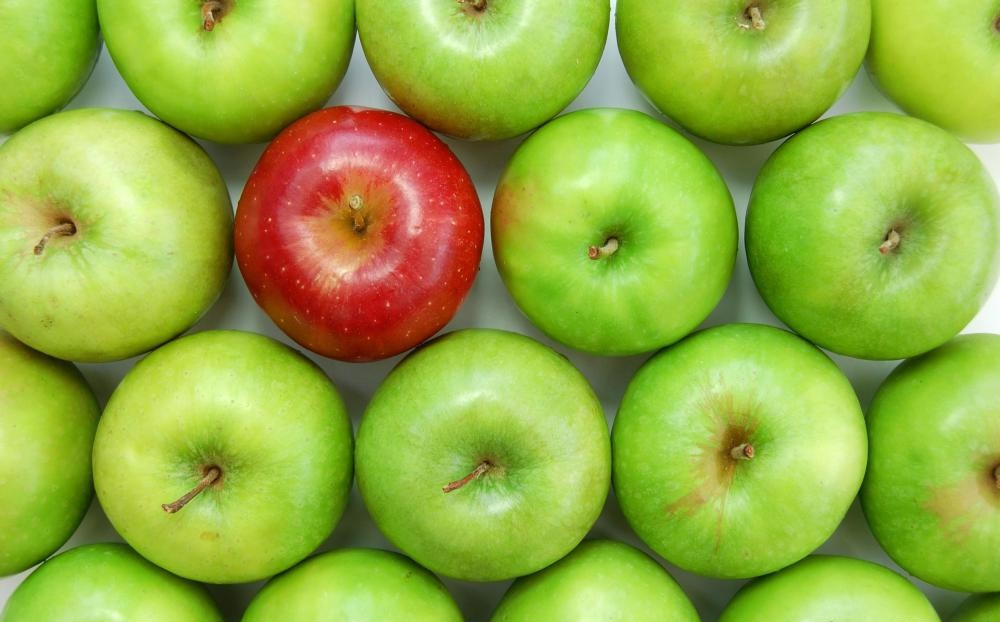
//> input picture AddingAndRemovingNoiseWithObjectCount/image.jpg, 1000 x 622 px
$ ./Source ../AddingAndRemovingNoiseWithObjectCount/image.jpg   (built with g++ and OpenCV 4)
//> lines starting //> are read from the running program, lines starting //| are printed output that depends on the picture; after the words box and inside, x2 and y2 are one past the last pixel; in counts of white or black regions, pixels touching at a corner belong together
#include <opencv2/core/core.hpp>
#include <opencv2/highgui/highgui.hpp>
#include <iostream>
#include <opencv2\imgproc\imgproc.hpp>
#include <windows.h>
#include <tchar.h>

using namespace cv;
using namespace std;

int minx, miny, maxx, maxy, avgx, avgy, rad;

void putBlack(Mat img, int y, int x)
{
	img.at<Vec3b>(y, x)[0] = saturate_cast<uchar>(0);
	img.at<Vec3b>(y, x)[1] = saturate_cast<uchar>(0);
	img.at<Vec3b>(y, x)[2] = saturate_cast<uchar>(0);
}

void putWhite(Mat img, int y, int x)
{
	img.at<Vec3b>(y, x)[0] = saturate_cast<uchar>(255);
	img.at<Vec3b>(y, x)[1] = saturate_cast<uchar>(255);
	img.at<Vec3b>(y, x)[2] = saturate_cast<uchar>(255);
}

cv::Mat imageBrighten(Mat image)
{
	// Increasing the brightness by 50.

	Mat imgBright = Mat::zeros(image.size(), image.type());
	for (int y = 0; y < image.rows; y++)
	{
		for (int x = 0; x < image.cols; x++)
		{
			for (int c = 0; c < 3; c++)
			{
				imgBright.at<Vec3b>(y, x)[c] = saturate_cast<uchar>((image.at<Vec3b>(y, x)[c]) + 50);
			}
		}
	}

	return imgBright;
}

cv::Mat cvt2HSV(Mat image)
{
	//Converting into HSV color space

	Mat imgHSV = Mat::zeros(image.size(), image.type());

	double r, g, b, h, s, v, max, min, delta;
	for (int y = 0; y < image.rows; y++)
	{
		for (int x = 0; x < image.cols; x++)
		{

			b = (double)image.at<Vec3b>(y, x)[0] / 255;
			g = (double)image.at<Vec3b>(y, x)[1] / 255;
			r = (double)image.at<Vec3b>(y, x)[2] / 255;

			min = r < g ? r : g;
			min = min < b ? min : b;

			max = r > g ? r : g;
			max = max > b ? max : b;
			//cout << max << "	" << min;
			v = max * 255.0;

			imgHSV.at<Vec3b>(y, x)[2] = saturate_cast<uchar>(v);

			delta = max - min;

			if (delta == 0)
			{
				h = 0;
			}
			else
			{
				if (r == max)
					h = 60 * (g - b) / delta;
				else
				{
					if (g == max)
						h = 60 * (((b - r) / delta) + 2);
					else
						h = 60 * (((r - g) / delta) + 4);
				}
			}

			if (h < 0)
			{
				h = h + 360;
			}

			//cout << h;
			h = h / 2;
			imgHSV.at<Vec3b>(y, x)[0] = saturate_cast<uchar>(h);

			if (max != 0.0) {
				s = (delta / max);
			}
			else {
				s = 0.0;
			}

			s = s * 255.0;
			imgHSV.at<Vec3b>(y, x)[1] = saturate_cast<uchar>(s);
		}
	}

	return imgHSV;
}

cv::Mat ODRGB(Mat image)
{
	//Object detection in RGB Domain - imgMaskRBG

	Mat imgMaskRGB = Mat::zeros(image.size(), image.type());
	int b, g, r;

	for (int y = 0; y < imgMaskRGB.rows; y++)
	{
		for (int x = 0; x < imgMaskRGB.cols; x++)
		{
			b = image.at<Vec3b>(y, x)[0];
			g = image.at<Vec3b>(y, x)[1];
			r = image.at<Vec3b>(y, x)[2];
			if (r > 140)
			{
				if (g < 120)
					putWhite(imgMaskRGB, y, x);
				else
					putBlack(imgMaskRGB, y, x);
			}
			else
			{
				putBlack(imgMaskRGB, y, x);
			}
		}
	}

	for (int i = 0; i < 10; i++)
	{
		medianBlur(imgMaskRGB, imgMaskRGB, 5);
	}

	minx = imgMaskRGB.rows, miny = minx = imgMaskRGB.cols;
	maxx = 0, maxy = 0;

	for (int y = 0; y < imgMaskRGB.rows; y++)
	{
		for (int x = 0; x < imgMaskRGB.cols; x++)
		{
			if (imgMaskRGB.at<Vec3b>(y, x)[2])
			{
				if (minx > x)
					minx = x;
				if (maxx < x)
					maxx = x;
			}
		}
	}

	for (int y = 0; y < imgMaskRGB.cols; y++)
	{
		for (int x = 0; x < imgMaskRGB.rows; x++)
		{
			if (imgMaskRGB.at<Vec3b>(x, y)[2])
			{
				if (miny > x)
					miny = x;
				if (maxy < x)
					maxy = x;
			}
		}
	}
	avgx = (minx + maxx) / 2;
	avgy = (miny + maxy) / 2;

	rad = ((maxx - minx) / 2) >((maxy - miny) / 2) ? ((maxx - minx) / 2) : ((maxy - miny) / 2);

	circle(imgMaskRGB, Point(avgx, avgy), rad, Scalar(0, 0, 255), 3, LINE_8);

	return imgMaskRGB;

}

cv::Mat ODHSV(Mat image)
{

	//Object detection in HSV Domain - imgMaskHSV

	Mat imgMaskHSV = Mat::zeros(image.size(), image.type());
	int h, s, v;

	for (int y = 0; y < imgMaskHSV.rows; y++)
	{
		for (int x = 0; x < imgMaskHSV.cols; x++)
		{
			h = image.at<Vec3b>(y, x)[0];
			s = image.at<Vec3b>(y, x)[1];
			v = image.at<Vec3b>(y, x)[2];
			if ((h > 0 && h < 12) || (h > 170 && h < 180))
			{
				if (s > 70 && v > 50)
					putWhite(imgMaskHSV, y, x);
				else
					putBlack(imgMaskHSV, y, x);
			}
			else
			{
				putBlack(imgMaskHSV, y, x);
			}
		}
	}


	for (int i = 0; i < 10; i++)
	{
		medianBlur(imgMaskHSV, imgMaskHSV, 5);
	}

	minx = imgMaskHSV.rows, miny = minx = imgMaskHSV.cols;
	maxx = 0, maxy = 0;

	for (int y = 0; y < imgMaskHSV.rows; y++)
	{
		for (int x = 0; x < imgMaskHSV.cols; x++)
		{
			if (imgMaskHSV.at<Vec3b>(y, x)[2])
			{
				if (minx > x)
					minx = x;
				if (maxx < x)
					maxx = x;
			}
		}
	}

	for (int y = 0; y < imgMaskHSV.cols; y++)
	{
		for (int x = 0; x < imgMaskHSV.rows; x++)
		{
			if (imgMaskHSV.at<Vec3b>(x, y)[2])
			{
				if (miny > x)
					miny = x;
				if (maxy < x)
					maxy = x;
			}
		}
	}
	avgx = (minx + maxx) / 2;
	avgy = (miny + maxy) / 2;

	rad = ((maxx - minx) / 2) >((maxy - miny) / 2) ? ((maxx - minx) / 2) : ((maxy - miny) / 2);

	circle(imgMaskHSV, Point(avgx, avgy), rad, Scalar(0, 0, 255), 3, LINE_8);

	return imgMaskHSV;
}

cv::Mat ChangingColorsHSV(Mat image)
{
	//ChangingColors
	Mat imgCC = Mat::zeros(image.size(), image.type());
	cvtColor(image, imgCC, CV_BGR2HSV);
	for (int y = 0; y < imgCC.rows; y++)
	{
		for (int x = 0; x < imgCC.cols; x++)
		{
			Vec3b color = imgCC.at<Vec3b>(Point(x, y));
			if (color[0] > 0 && color[0] < 20)
			{
				imgCC.at<Vec3b>(Point(x, y))[0] = color[0] + 45;
			}
			else if (color[0] > 160)
			{
				imgCC.at<Vec3b>(Point(x, y))[0] = color[0] / 4;
			}
			else if (color[0] > 30 && color[0] < 80)
			{
				imgCC.at<Vec3b>(Point(x, y))[0] = color[0] * 0.05;
			}
		}
	}
	cvtColor(imgCC, imgCC, CV_HSV2BGR);

	return imgCC;
}

cv::Mat ChangingColorsRGB(Mat image)
{
	Mat imgCC = Mat::zeros(image.size(), image.type());
	for (int y = 0; y < imgCC.rows; y++)
	{
		for (int x = 0; x < imgCC.cols; x++)
		{
			imgCC.at<Vec3b>(Point(x, y))[0] = image.at<Vec3b>(Point(x, y))[0];
			imgCC.at<Vec3b>(Point(x, y))[1] = image.at<Vec3b>(Point(x, y))[2];
			imgCC.at<Vec3b>(Point(x, y))[2] = image.at<Vec3b>(Point(x, y))[1];
		}
	}
	return imgCC;
}

int main(int argc, char** argv)
{

	Mat image = imread(argv[1], IMREAD_COLOR);						// Read the file
//> image is the input picture: 622 rows x 1000 cols, CV_8UC3; mean B, G, R 64.3, 172.9, 147.9

	if (!image.data)                                                // Check for invalid input
	{
		cout << "Could not open or find the image" << std::endl;
		return -1;
	}
	namedWindow("Original Image", WINDOW_AUTOSIZE);					// Create a window for display.
	imshow("Original Image", image);

	Mat imgBright = imageBrighten(image);
//> after the loop in imageBrighten, `for (int y = 0; y < image.rows; y++)`:
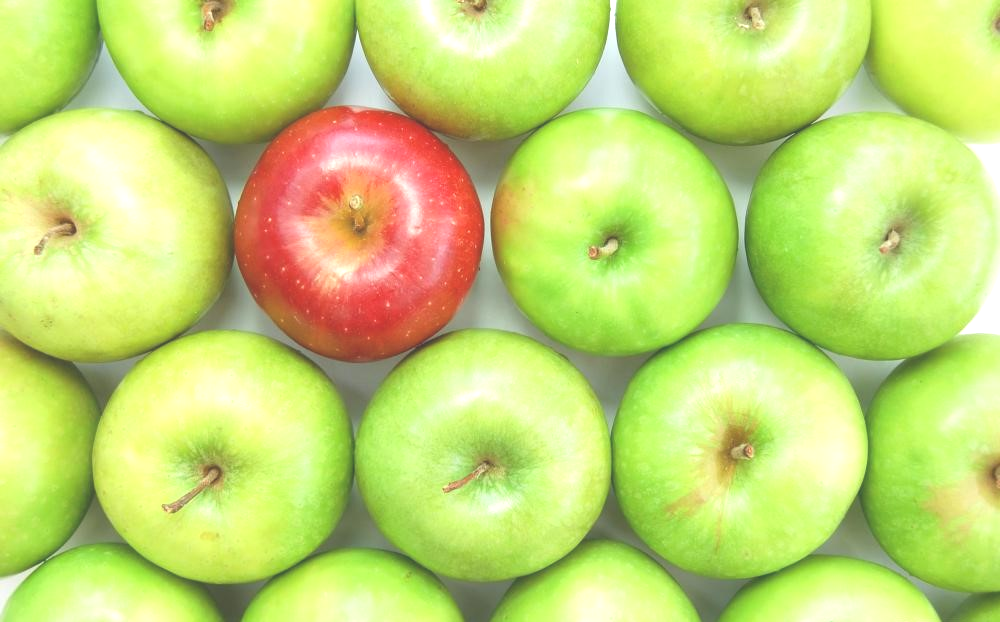
//> imgBright: 622 rows x 1000 cols, CV_8UC3; mean B, G, R 114.2, 216.6, 197.1
	namedWindow("Brightened Image", WINDOW_AUTOSIZE);
	imshow("Brightened Image", imgBright);

	Mat convertedOGimage = cvt2HSV(image);
//> the loop in cvt2HSV, `for (int y = 0; y < image.rows; y++)` made 622 passes
//> (b, g, r, min, max, v) on passes 1 to 3: (0.22, 0.749, 0.569, 0.22, 0.749, 191), (0.224, 0.753, 0.573, 0.224, 0.753, 192), (0.22, 0.749, 0.576, 0.22, 0.749, 191)
//> after the loop in cvt2HSV, `for (int y = 0; y < image.rows; y++)`:
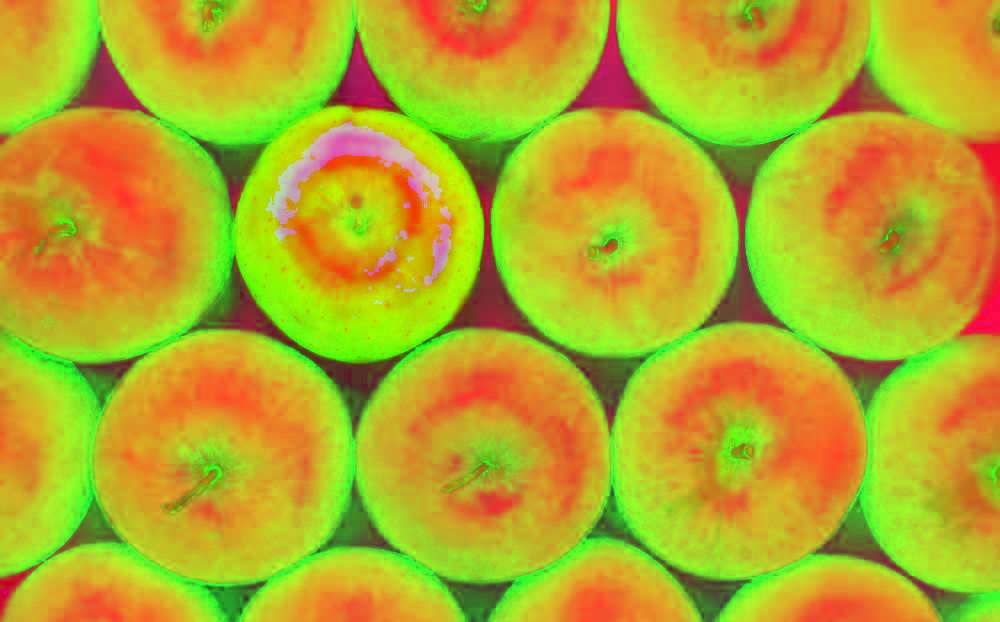
//> imgHSV: 622 rows x 1000 cols, CV_8UC3; mean B, G, R 39.1, 169.9, 182.5
//> after the loop in cvt2HSV, `for (int y = 0; y < image.rows; y++)`: b = 0.0784; g = 0.667; r = 0.431; min = 0.0784; max = 0.667; v = 170; h = 42; s = 225
	Mat convertedBrightenedimage = cvt2HSV(imgBright);
//> the loop in cvt2HSV (call 2), `for (int y = 0; y < image.rows; y++)` made 622 passes
//> (b, g, r, min, max, v) on passes 1 to 3: (0.416, 0.945, 0.765, 0.416, 0.945, 241), (0.42, 0.949, 0.769, 0.42, 0.949, 242), (0.416, 0.945, 0.773, 0.416, 0.945, 241)
//> after the loop in cvt2HSV (call 2), `for (int y = 0; y < image.rows; y++)`:
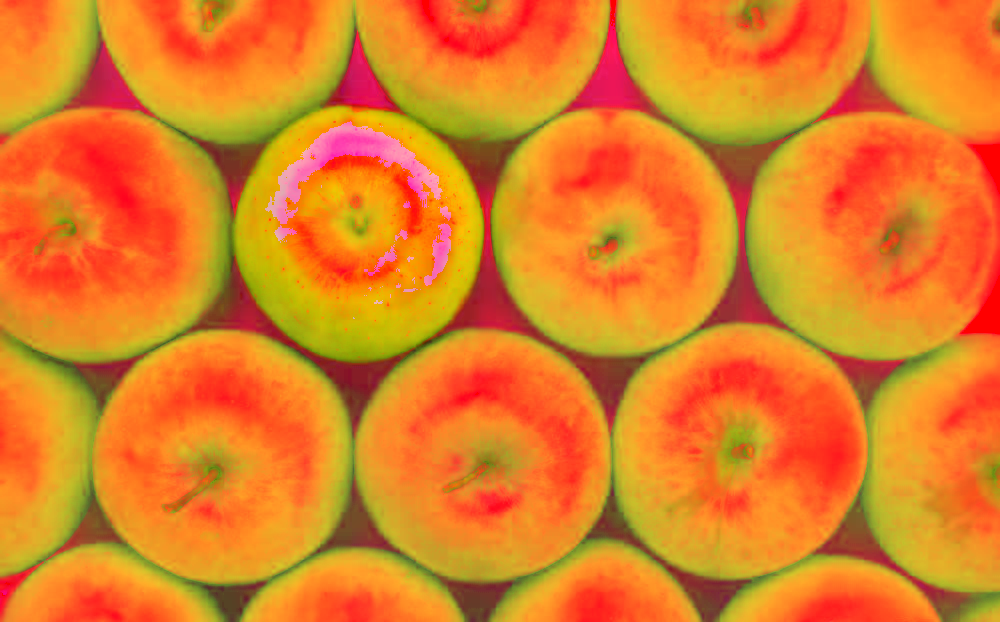
//> imgHSV: 622 rows x 1000 cols, CV_8UC3; mean B, G, R 37.6, 126.6, 225.9
	namedWindow("convertedOGimage", WINDOW_AUTOSIZE);
	imshow("convertedOGimage", convertedOGimage);
	namedWindow("convertedBrightenedimage", WINDOW_AUTOSIZE);
	imshow("convertedBrightenedimage", convertedBrightenedimage);

	Mat imgMaskRGB = ODRGB(image);
//> after the loop in ODRGB, `for (int y = 0; y < imgMaskRGB.rows; y++)`:
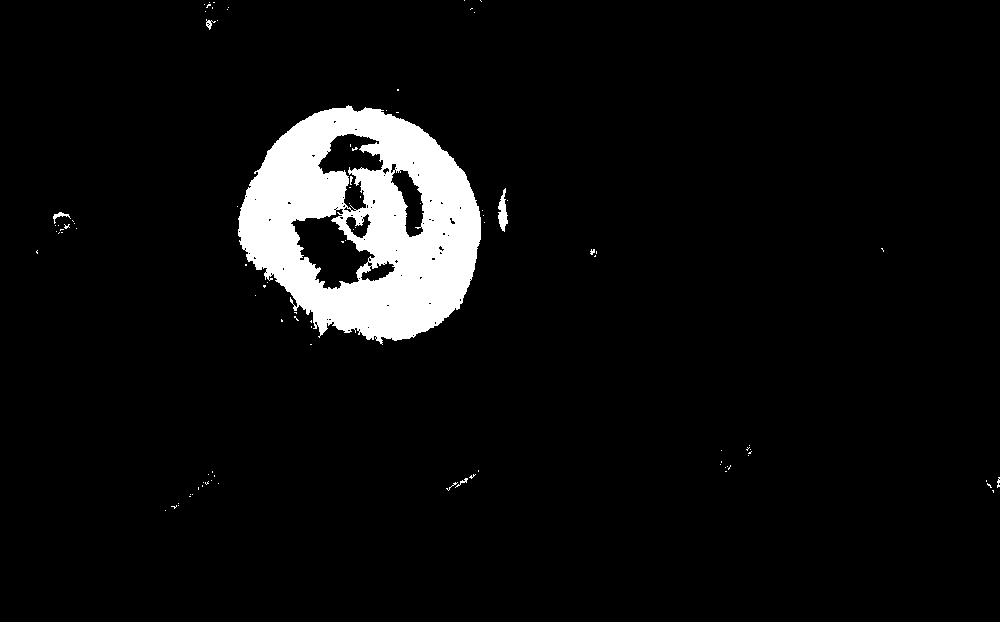
//> imgMaskRGB: 622 rows x 1000 cols, CV_8UC3; 5.8% white; 97 white regions (90 under 20 px), largest, box (x1, y1, x2, y2) and area: (238, 105, 481, 345) 35063, (498, 188, 508, 232) 249, (53, 212, 71, 224) 65
//> after the loop in ODRGB, `for (int i = 0; i < 10; i++)`:
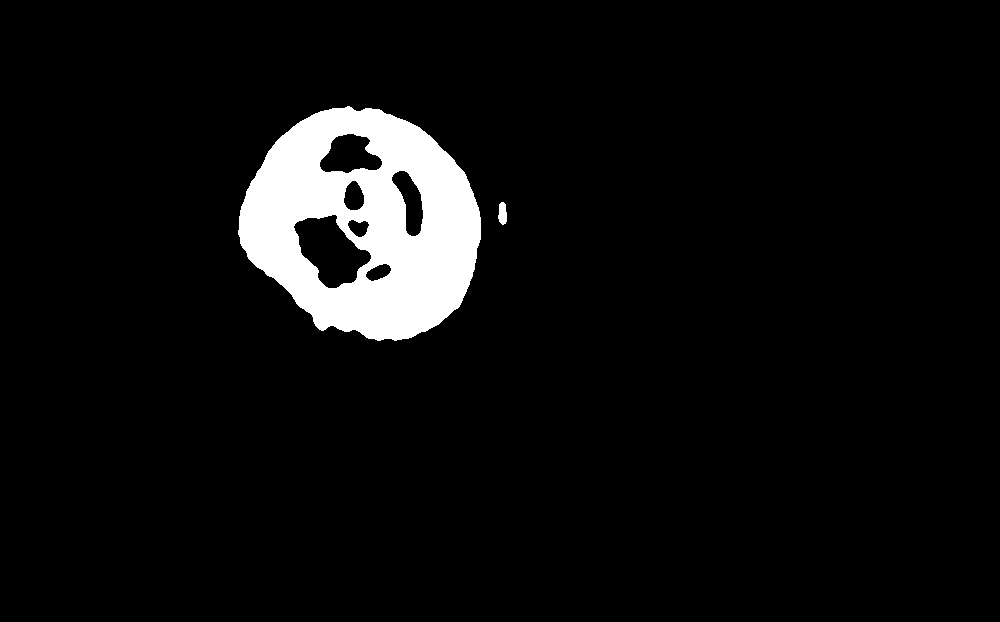
//> imgMaskRGB: 622 rows x 1000 cols, CV_8UC3; 5.7% white; 2 white regions, box (x1, y1, x2, y2) and area: (238, 106, 481, 341) 35542, (498, 202, 507, 225) 161
//> in ODRGB, `circle(imgMaskRGB, Point(avgx, avgy), rad, Scalar(0, 0, 255), 3, LINE_..`: imgMaskRGB: 622 rows x 1000 cols, CV_8UC3; 0.67% of pixels changed, all inside (x1, y1, x2, y2) = (236, 87, 509, 360)
	namedWindow("Object detection in RGB Domain", WINDOW_AUTOSIZE);
	imshow("Object detection in RGB Domain", imgMaskRGB);

	Mat imgMaskHSV = ODHSV(convertedOGimage);
//> after the loop in ODHSV, `for (int y = 0; y < imgMaskHSV.rows; y++)`: imgMaskHSV: 622 rows x 1000 cols, CV_8UC3; 6.3% white; 38 white regions (35 under 20 px), largest, box (x1, y1, x2, y2) and area: (234, 106, 485, 362) 39338, (440, 207, 451, 220) 51, (410, 250, 416, 255) 20
//> after the loop in ODHSV, `for (int i = 0; i < 10; i++)`:
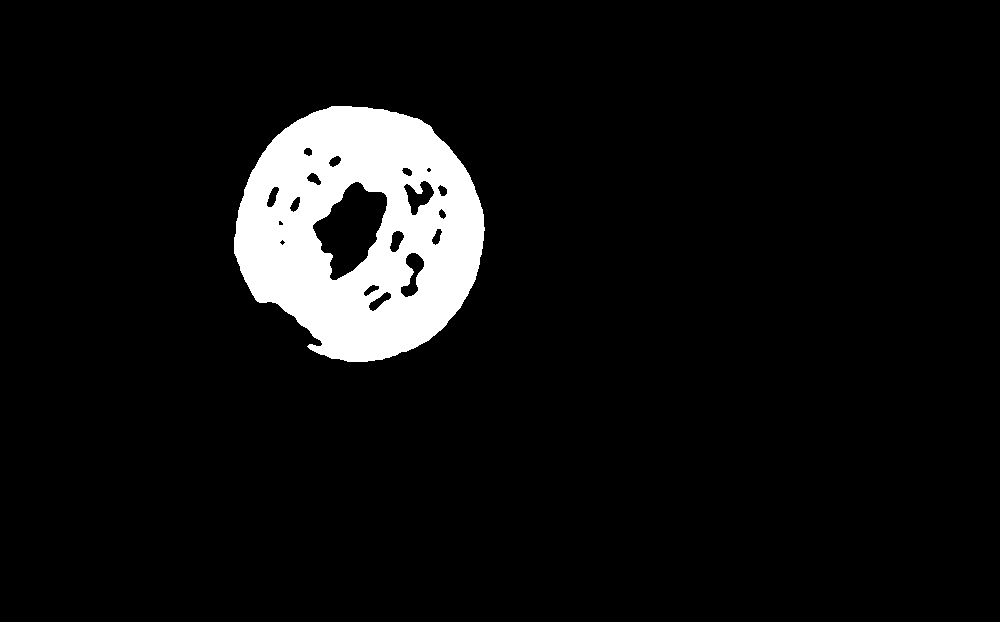
//> imgMaskHSV: 622 rows x 1000 cols, CV_8UC3; 6.8% white; 1 white region, box (x1, y1, x2, y2) and area: (234, 106, 485, 362) 42338
//> in ODHSV, `circle(imgMaskHSV, Point(avgx, avgy), rad, Scalar(0, 0, 255), 3, LINE_..`: imgMaskHSV: 622 rows x 1000 cols, CV_8UC3; 0.64% of pixels changed, all inside (x1, y1, x2, y2) = (230, 104, 489, 363)
	namedWindow("Object detection in HSV Domain", WINDOW_AUTOSIZE);
	imshow("Object detection in HSV Domain", imgMaskHSV);

	Mat imgCCHSV = ChangingColorsHSV(image);
//> in ChangingColorsHSV, `cvtColor(image, imgCC, CV_BGR2HSV);`: imgCC: 622 rows x 1000 cols, CV_8UC3; mean H, S, V 38.7, 169.9, 182.5
//> after the loop in ChangingColorsHSV, `for (int y = 0; y < imgCC.rows; y++)`: imgCC: 622 rows x 1000 cols, CV_8UC3; mean H, S, V 6.7, 169.9, 182.5
	namedWindow("CCHSV", WINDOW_AUTOSIZE);
	imshow("CCHSV", imgCCHSV);

	Mat imgCCRGB = ChangingColorsRGB(image);
//> after the loop in ChangingColorsRGB, `for (int y = 0; y < imgCC.rows; y++)`:
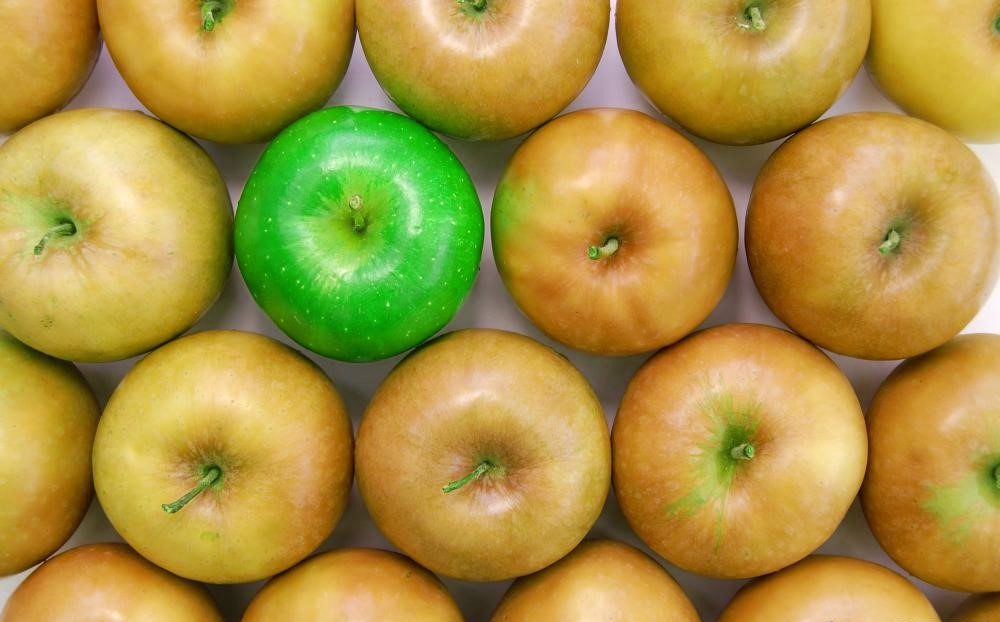
//> imgCC: 622 rows x 1000 cols, CV_8UC3; mean B, G, R 64.3, 147.9, 172.9
	namedWindow("CCRGB", WINDOW_AUTOSIZE);
	imshow("CCRGB", imgCCRGB);

	CreateDirectory(_T("OutputImages"), 0);

	vector<int> compression_params;
	compression_params.push_back(CV_IMWRITE_JPEG_QUALITY);
	compression_params.push_back(100);
	cv::imwrite("OutputImages/OriginalInputImage.jpg", image, compression_params);
	cv::imwrite("OutputImages/BrightenedImage.jpg", imgBright, compression_params);
	cv::imwrite("OutputImages/convertedOGimage.jpg", convertedOGimage, compression_params);
	cv::imwrite("OutputImages/convertedBrightenedimage.jpg", convertedBrightenedimage, compression_params);
	cv::imwrite("OutputImages/ObjectDetectionInRGBDomain.jpg", imgMaskRGB, compression_params);
	cv::imwrite("OutputImages/ObjectDetectionInHSVDomain.jpg", imgMaskHSV, compression_params);
	cv::imwrite("OutputImages/InvertedColorHSV.jpg", imgCCHSV, compression_params);
	cv::imwrite("OutputImages/InvertedColorRGB.jpg", imgCCRGB, compression_params);

	waitKey(0);														// Wait for a keystroke in the window
	return 0;
}
